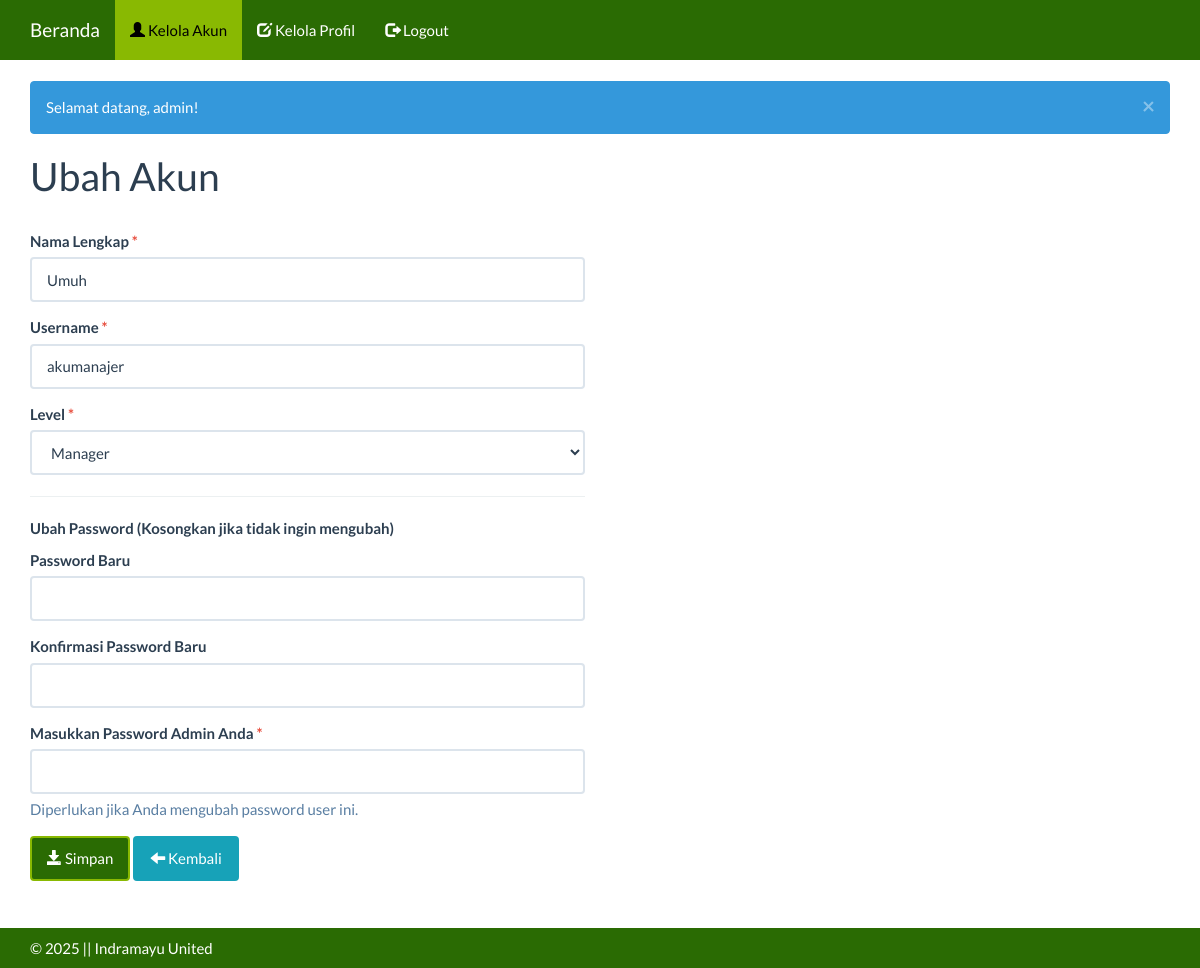
Before: /index.php?m=akun_ubah&ID=3 (signed in) with the older database file.
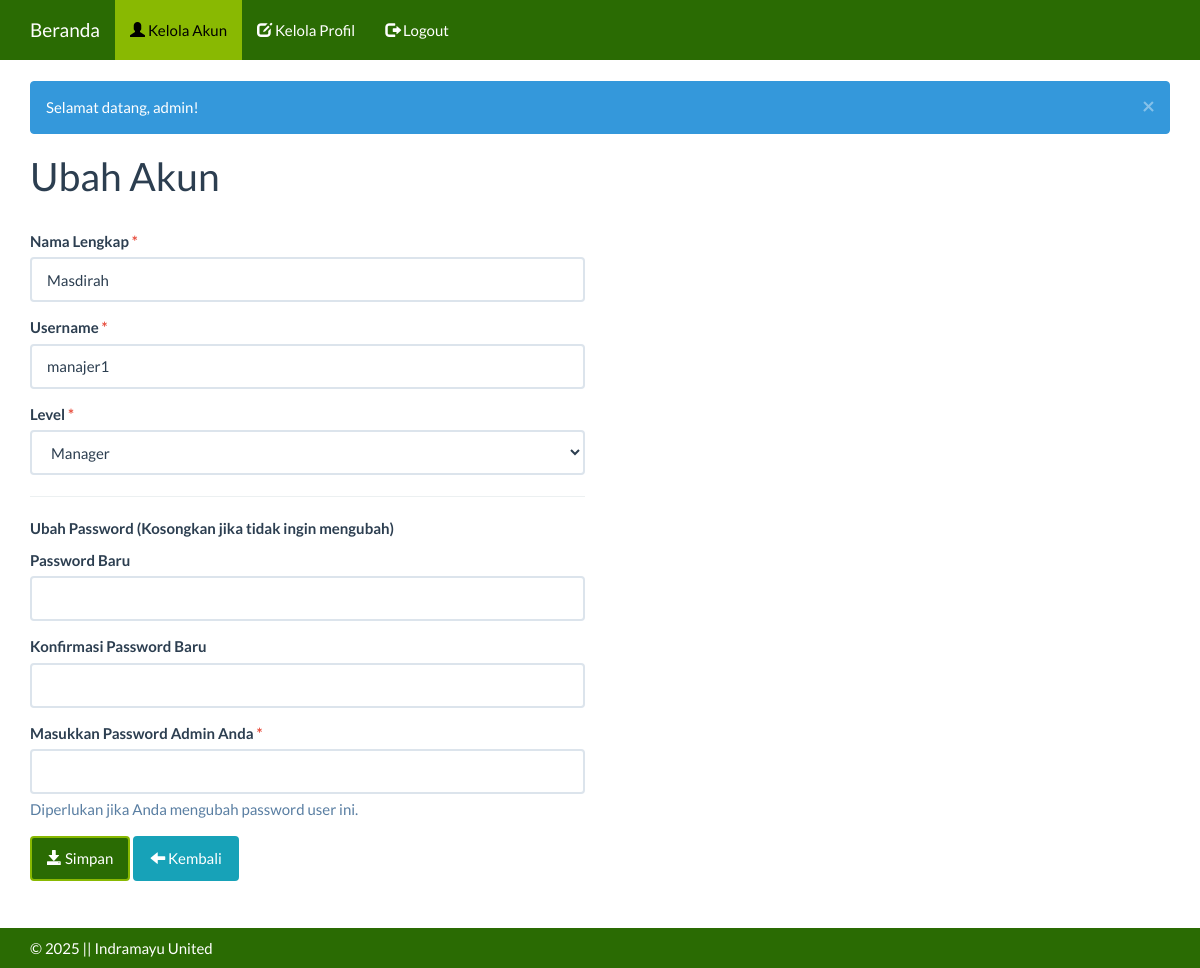
After: the same page with the newer database file.
### tables this page shows
CREATE TABLE `tb_user` (
  `id_akun` int(11) NOT NULL,
  `user` varchar(16) DEFAULT NULL,
  `nama` varchar(100) NOT NULL,
  `pass` varchar(255) DEFAULT NULL,
  `level` varchar(3) NOT NULL
);

### config.php (called while the page is built)
<?php
$config["server"]='localhost';
$config["username"]='root';
$config["password"]='';
$config["database_name"]='spk_indramayu_united';

### functions.php (called while the page is built, shortened)
<?php
include 'config.php';
include 'includes/db.php';
$db = new DB($config['server'], $config['username'], $config['password'], $config['database_name']);
include 'includes/general.php';
function get($key)
{
    return isset($_GET[$key]) ? $_GET[$key] : null;
}

### includes/db.php (called while the page is built, shortened)
<?php
class DB{
    var $conn = null;
    public function __construct($host, $username, $passwd, $dbname){
        $this->conn = mysqli_connect($host, $username, $passwd, $dbname);
    }
    public function query($sql){
        $query = mysqli_query($this->conn, $sql) or die('<pre>Error mysqli_query: ' . mysqli_error($this->conn) . '<br />' . $sql . '</pre>');
        return $query;
    }
    public function get_row($sql){
        $query = $this->query($sql);
        return mysqli_fetch_object($query);
    }
}

### akun_ubah.php (the view, shortened to what this page needs)
<?php
$id = (int)get('ID');
$row = $db->get_row("SELECT * FROM tb_user WHERE id_akun='$id'");
?>
<div class="page-header">
    <h1>Ubah Akun</h1>
</div>
<div class="row">
    <div class="col-sm-6">
        <form method="post" action="?m=akun_ubah&ID=<?= $row->id_akun ?>">
            <div class="form-group">
                <label>Nama Lengkap <span class="text-danger">*</span></label>
                <input class="form-control" type="text" name="nama" value="<?= htmlspecialchars($row->nama) ?>" required />
            </div>
            <div class="form-group">
                <label>Username <span class="text-danger">*</span></label>
                <input class="form-control" type="text" name="user" value="<?= htmlspecialchars($row->user) ?>" required />
            </div>
            <div class="form-group">
                <label>Level <span class="text-danger">*</span></label>
                <select class="form-control" name="level" required>
                    <option value="2" <?= $row->level == 2 ? 'selected' : '' ?>>Manager</option>
                </select>
            </div>
            <hr>
            <p><strong>Ubah Password (Kosongkan jika tidak ingin mengubah)</strong></p>
            <div class="form-group">
                <label>Password Baru</label>
                <input class="form-control" type="password" name="pass_baru" />
            </div>
            <div class="form-group">
                <label>Konfirmasi Password Baru</label>
                <input class="form-control" type="password" name="konfirmasi_pass" />
            </div>
            <div class="form-group">
                <label>Masukkan Password Admin Anda <span class="text-danger">*</span></label>
                <input class="form-control" type="password" name="pass_admin" />
                <span class="help-block">Diperlukan jika Anda mengubah password user ini.</span>
            </div>
            <div class="form-group">
                <button class="btn btn-primary"><span class="glyphicon glyphicon-save"></span> Simpan</button>
                <a class="btn btn-info" href="?m=akun"><span class="glyphicon glyphicon-arrow-left"></span> Kembali</a>
            </div>
        </form>
    </div>
</div>

Changed rows visible on the page:
changed tb_user "Manager": nama "Umuh" → "Masdirah"; user "akumanajer" → "manajer1"
